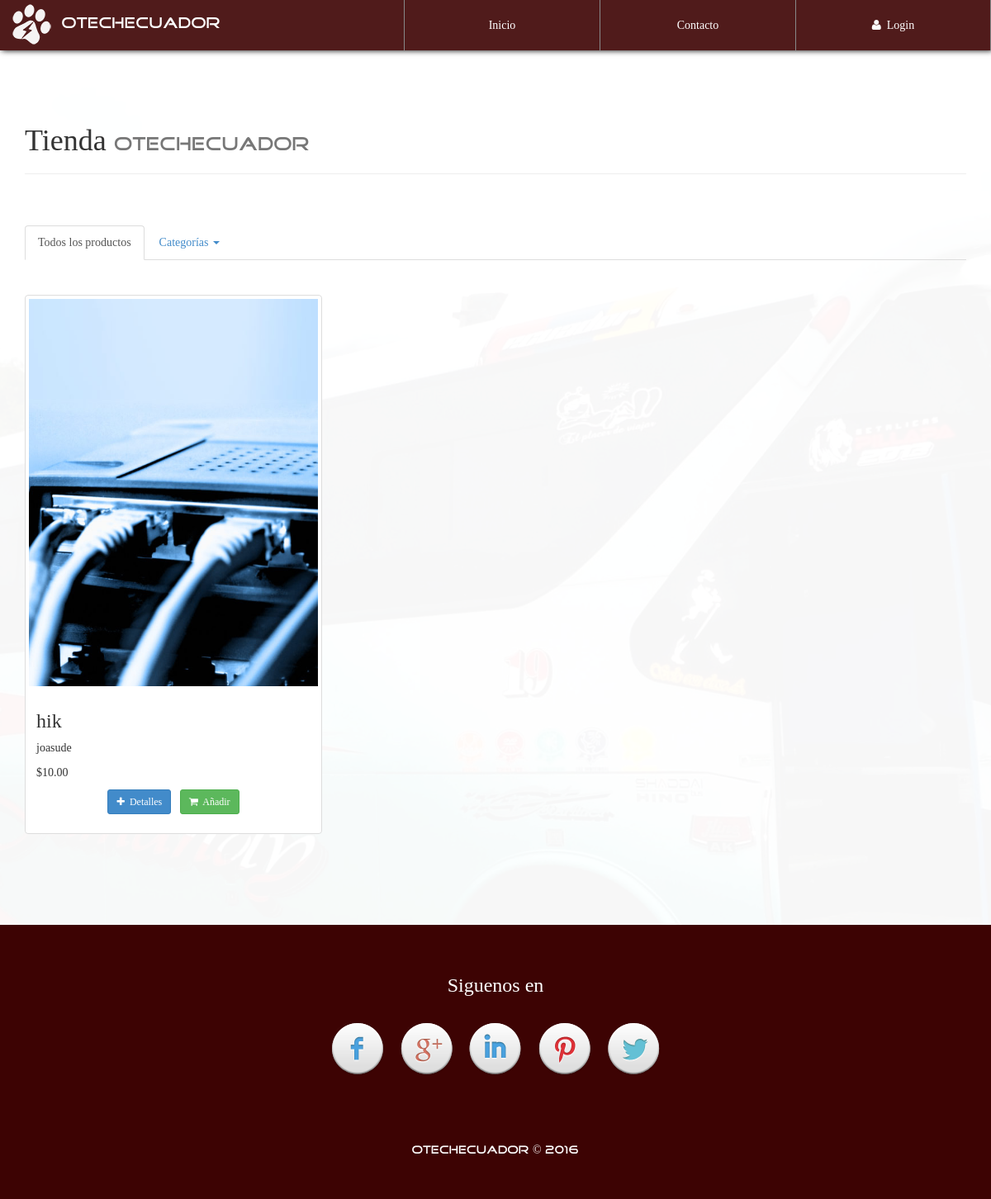
The page /product.php on the database its author committed.
### tables this page shows
CREATE TABLE IF NOT EXISTS `producto` (
  `CodigoProd` varchar(30) NOT NULL,
  `NombreProd` varchar(30) NOT NULL,
  `CodigoCat` varchar(30) NOT NULL,
  `Precio` decimal(30,2) NOT NULL,
  `Modelo` varchar(30) NOT NULL,
  `Marca` varchar(30) NOT NULL,
  `Stock` int(20) NOT NULL,
  `NITProveedor` varchar(30) NOT NULL,
  `Imagen` varchar(150) NOT NULL,
  `Nombre` varchar(30) NOT NULL
);

### library/consulSQL.php (called while the page is built, shortened)
<?php
class ejecutarSQL {
    public static function conectar(){
        if(!$con=  mysql_connect(SERVER,USER,PASS)){
            die("Error en el servidor, verifique sus datos");
        }
        return $con;
    }
    public static function consultar($query) {
        if (!$consul = mysql_query($query, ejecutarSQL::conectar())) {
            die(mysql_error().'Error en la consulta SQL ejecutada');
        }
        return $consul;
    }
}

### product.php (the view, shortened to what this page needs)
<?php
include './library/consulSQL.php';
?>
<!DOCTYPE html>
<html lang="es">
<head>
    <?php include './inc/link.php'; ?>
</head>
<body id="container-page-product">
    <?php include './inc/navbar.php'; ?>
    <section id="store">
       <br>
        <div class="container">
            <div class="page-header">
              <h1>Tienda <small class="tittles-pages-logo">Otechecuador</small></h1>
            </div>
            <br><br>
            <div class="row">
                <div class="col-xs-12">
                    <ul id="store-links" class="nav nav-tabs" role="tablist">
                      <li role="presentation"><a href="#all-product" role="tab" data-toggle="tab" aria-controls="all-product" aria-expanded="false">Todos los productos</a></li>
                      <li role="presentation" class="dropdown active">
                        <a href="#" id="myTabDrop1" class="dropdown-toggle" data-toggle="dropdown" aria-controls="myTabDrop1-contents" aria-expanded="false">Categorías <span class="caret"></span></a>
                      </li>
                    </ul>
                    <div id="myTabContent" class="tab-content">
                      <div role="tabpanel" class="tab-pane fade" id="all-product" aria-labelledby="all-product-tab">
                          <br><br>
                        <div class="row">
                        <?php
                            $consulta=  ejecutarSQL::consultar("select * from producto where Stock > 0");
                            $totalproductos = mysql_num_rows($consulta);
                            if($totalproductos>0){
                                while($fila=mysql_fetch_array($consulta)){
                                   echo '
                                  <div class="col-xs-12 col-sm-6 col-md-4">
                                       <div class="thumbnail">
                                         <img src="assets/img-products/'.$fila['Imagen'].'">
                                         <div class="caption">
                                           <h3>'.$fila['Marca'].'</h3>
                                           <p>'.$fila['NombreProd'].'</p>
                                           <p>$'.$fila['Precio'].'</p>
                                           <p class="text-center">
                                               <a href="infoProd.php?CodigoProd='.$fila['CodigoProd'].'" class="btn btn-primary btn-sm"><i class="fa fa-plus"></i>&nbsp; Detalles</a>&nbsp;&nbsp;
                                               <button value="'.$fila['CodigoProd'].'" class="btn btn-success btn-sm botonCarrito"><i class="fa fa-shopping-cart"></i>&nbsp; Añadir</button>
                                           </p>
                                         </div>
                                       </div>
                                   </div>
                                   ';
                               }
                            }else{
                                echo '<h2>No hay productos en esta categoria</h2>';
                            }
                        ?>
                        </div>
                      </div>
                    </div>
                </div>
            </div>
        </div>
    </section>
    <?php include './inc/footer.php'; ?>
</body>
</html>

### css/style.css (style rules this page uses)
body { font-family: "FontFamilySPro"; line-height: 1.5; font-size: 1.4em; width: 100%; height: 100%; margin: 0px; padding: 0px; background-position: center center; background-repeat: no-repeat; background-attachment: fixed; background-size: cover; background-color: #fff; }
section { width: 100%; margin: 0px; padding: 90px 0px; }
.tittles-pages-logo { font-family: "FontFamilyLogo"; }
#container-page-product { background-image: url(../assets/img/font-index.JPG); }
#store, #infoproduct, #container-pedido { background-color: rgba(255,255,255,.97); min-height: 900px; }

### rows shown on the page
producto: Imagen (picture), Marca "hik", NombreProd "joasude", Precio "10.00", $fila['CodigoProd'] 10101010 (drawn)
